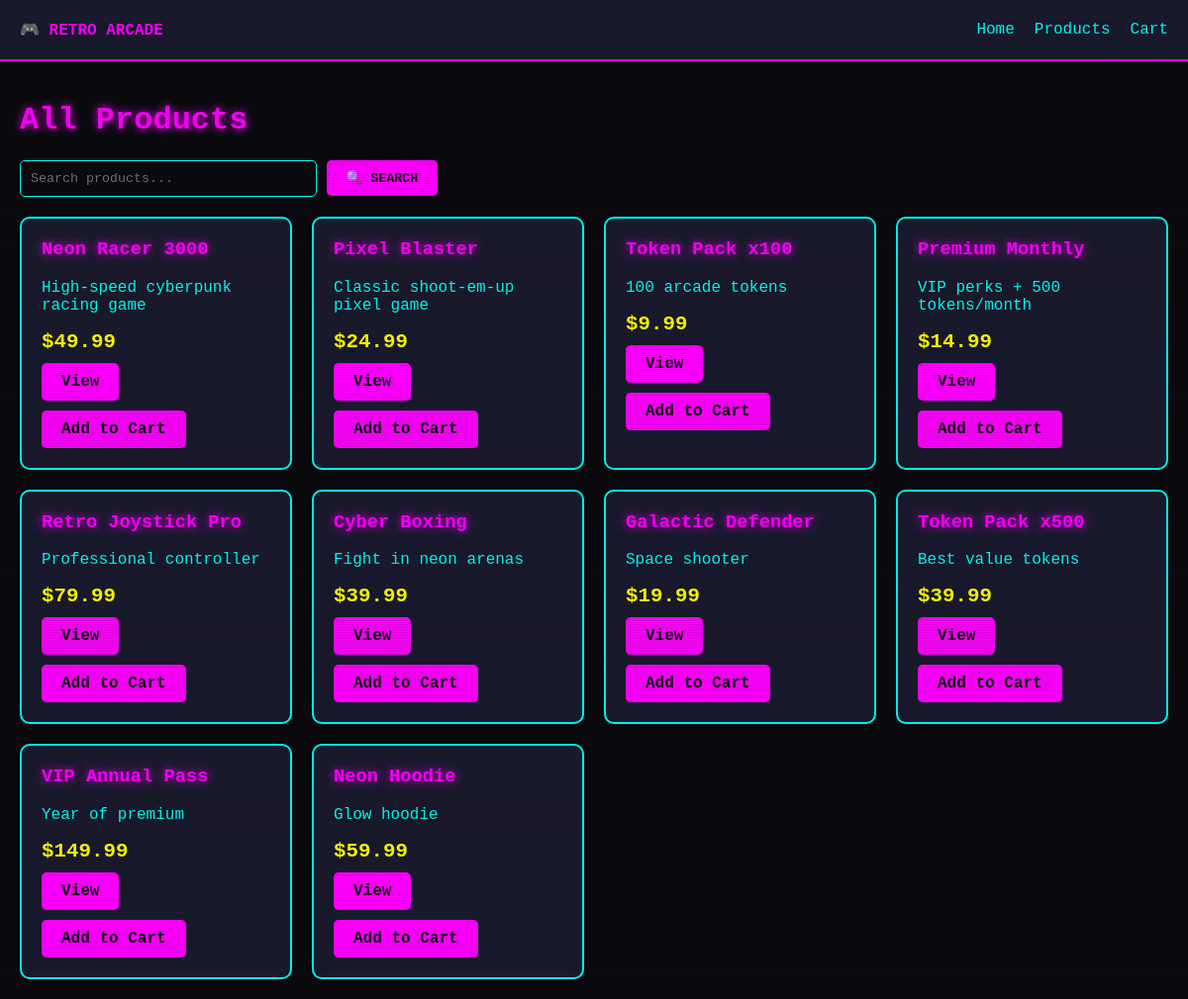
The page /php-app/pages/products/list.php on the database its author committed.
### tables this page shows
CREATE TABLE IF NOT EXISTS products (
    id INT AUTO_INCREMENT PRIMARY KEY,
    name VARCHAR(255) NOT NULL,
    description TEXT,
    price DECIMAL(10,2) NOT NULL,
    category_id INT,
    image_url VARCHAR(500),
    stock INT DEFAULT 100,
    created_at TIMESTAMP DEFAULT CURRENT_TIMESTAMP
);

### php-app/config/database.php (called while the page is built, shortened)
<?php
$db_host = getenv('DB_HOST') ?: 'localhost';
$db_user = getenv('DB_USERNAME') ?: 'retro_arcade';
$db_pass = getenv('DB_PASSWORD') ?: 'retro_password';
$db_name = getenv('DB_DATABASE') ?: 'retro_arcade';
$conn = mysqli_connect($db_host, $db_user, $db_pass, $db_name);
function query($sql) {
    global $conn;
    $result = mysqli_query($conn, $sql);
    return $result;
}
function fetch_assoc($result) {
    return mysqli_fetch_assoc($result);
}
?>

### php-app/includes/helpers.php (called while the page is built, shortened)
<?php
function e($string) {
    return htmlspecialchars($string ?? '', ENT_QUOTES, 'UTF-8');
}
?>

### php-app/pages/products/list.php (the view, shortened to what this page needs)
<?php
require_once __DIR__ . '/../../includes/common.php';
$category = isset($_GET['category']) ? $_GET['category'] : null;
$search = isset($_GET['search']) ? $_GET['search'] : null;
if ($search) {
    $sql = "SELECT * FROM products WHERE name LIKE '%$search%' OR description LIKE '%$search%'";
    $page_title = "Search: " . e($search);
} elseif ($category) {
    $sql = "SELECT * FROM products WHERE category_id = $category";
    $page_title = "Category Products";
} else {
    $sql = "SELECT * FROM products";
    $page_title = "All Products";
}
$result = query($sql);
?>
<!DOCTYPE html>
<html lang="en">
<head>
    <link rel="stylesheet" href="/css/retro.css">
</head>
<body>
    <nav class="nav">
        <div style="font-weight:bold;color:#ff00ff;">🎮 RETRO ARCADE</div>
        <div><a href="/pages/index.php">Home</a><a href="/pages/products/list.php">Products</a><a href="/pages/cart.php">Cart</a></div>
    </nav>
    <div class="container">
        <h1><?= $page_title ?></h1>
        <form class="search-box" method="GET">
            <input type="text" name="search" placeholder="Search products..." value="<?= isset($_GET['search']) ? e($_GET['search']) : '' ?>">
            <button type="submit">🔍 SEARCH</button>
        </form>
        <div class="product-grid">
            <?php while ($p = fetch_assoc($result)): ?>
                <div class="product">
                    <h3><?= e($p['name']) ?></h3>
                    <p><?= e($p['description']) ?></p>
                    <div class="price">$<?= number_format($p['price'], 2) ?></div>
                    <a href="/pages/products/detail.php?id=<?= $p['id'] ?>" class="btn">View</a>
                    <a href="/pages/cart.php?action=add&id=<?= $p['id'] ?>" class="btn">Add to Cart</a>
                </div>
            <?php endwhile; ?>
        </div>
    </div>
</body>
</html>

### php-app/css/retro.css (style rules this page uses)
:root { --bg-dark: #0a0a0f; --bg-card: #1a1a2e; --neon-cyan: #00fff5; --neon-magenta: #ff00ff; --neon-yellow: #ffff00; --text-primary: #00fff5; --text-secondary: #ff00ff; --border-color: #00fff5; }
* { box-sizing: border-box; }
body { background: var(--bg-dark); color: var(--text-primary); font-family: 'Courier New', monospace; margin: 0; padding: 0; min-height: 100vh; }
body::before { content: ""; position: fixed; top: 0; left: 0; width: 100%; height: 100%; background: repeating-linear-gradient( 0deg, rgba(0, 0, 0, 0.1), rgba(0, 0, 0, 0.1) 1px, transparent 1px, transparent 2px ); pointer-events: none; z-index: 10000; }
h1, h2, h3 { text-shadow: 0 0 10px currentColor; }
h1 { color: var(--neon-magenta); }
h3 { color: var(--neon-cyan); }
a { color: var(--neon-cyan); text-decoration: none; transition: color 0.3s, text-shadow 0.3s; }
.btn, button { background: var(--neon-magenta); color: var(--bg-dark); border: none; padding: 10px 20px; cursor: pointer; font-family: inherit; font-weight: bold; border-radius: 5px; transition: all 0.3s; }
input, textarea, select { background: var(--bg-dark); border: 1px solid var(--neon-cyan); color: var(--neon-cyan); padding: 10px; font-family: inherit; border-radius: 5px; }
.nav { background: var(--bg-card); padding: 20px; border-bottom: 2px solid var(--neon-magenta); display: flex; justify-content: space-between; align-items: center; }
.price { color: var(--neon-yellow); font-size: 1.5em; font-weight: bold; }

### php-app/pages/products/list.php (style rules this page uses)
body { background: #0a0a0f; color: #00fff5; font-family: 'Courier New', monospace; margin: 0; padding: 0; }
.container { max-width: 1200px; margin: 0 auto; padding: 20px; }
.search-box { margin: 20px 0; }
.search-box input { padding: 10px; width: 300px; background: #0a0a0f; border: 1px solid #00fff5; color: #00fff5; }
.search-box button { padding: 10px 20px; background: #ff00ff; border: none; color: #0a0a0f; cursor: pointer; }
.product-grid { display: grid; grid-template-columns: repeat(auto-fill, minmax(250px, 1fr)); gap: 20px; }
.product { background: #1a1a2e; border: 2px solid #00fff5; padding: 20px; border-radius: 10px; }
.product h3 { color: #ff00ff; margin-top: 0; }
.price { color: #ffff00; font-size: 1.3em; font-weight: bold; }
.btn { display: inline-block; background: #ff00ff; color: #0a0a0f; padding: 10px 20px; text-decoration: none; margin-top: 10px; border-radius: 5px; }
.nav { background: #1a1a2e; padding: 20px; display: flex; justify-content: space-between; }
.nav a { color: #00fff5; text-decoration: none; margin-left: 20px; }

### rows shown on the page
products: name "Neon Racer 3000", description "High-speed cyberpunk racing game", price "49.99"
products: name "Pixel Blaster", description "Classic shoot-em-up pixel game", price "24.99"
products: name "Token Pack x100", description "100 arcade tokens", price "9.99"
products: name "Premium Monthly", description "VIP perks + 500 tokens/month", price "14.99"
products: name "Retro Joystick Pro", description "Professional controller", price "79.99"
products: name "Cyber Boxing", description "Fight in neon arenas", price "39.99"
products: name "Galactic Defender", description "Space shooter", price "19.99"
products: name "Token Pack x500", description "Best value tokens", price "39.99"
products: name "VIP Annual Pass", description "Year of premium", price "149.99"
products: name "Neon Hoodie", description "Glow hoodie", price "59.99"

### other values the page prints
$page_title "All Products"
